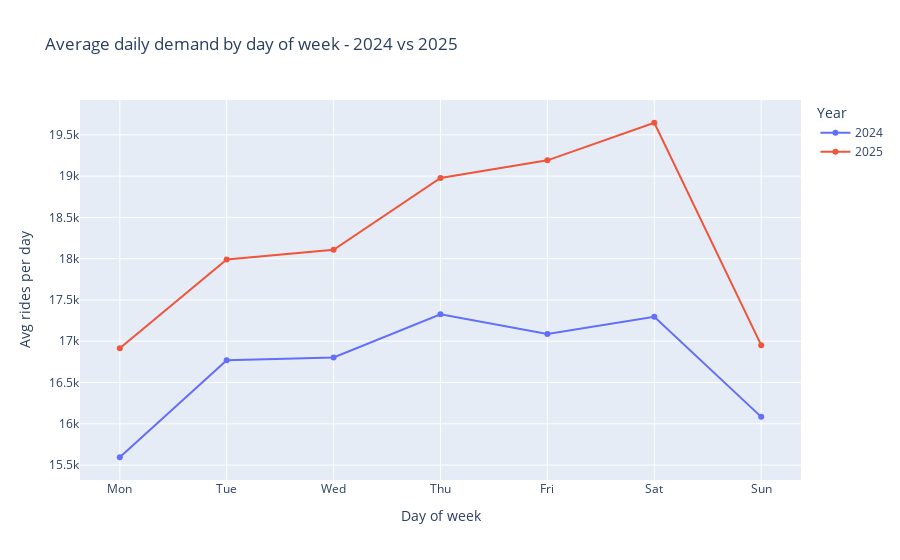

The cell this chart's notebook holds for it:
### Code cell
import plotly.express as px

# 1) daily total rides (sum of hourly y)
df_daily = (
    df_started_hourly_full
    .groupby(["year", "month", "day", "dayofweek"], as_index=False)["y"]
    .sum()
)

# 2) average daily demand by day of week
dow = (
    df_daily
    .groupby(["year", "dayofweek"], as_index=False)["y"]
    .mean()
)

# labels
dow_labels = {0:"Mon", 1:"Tue", 2:"Wed", 3:"Thu", 4:"Fri", 5:"Sat", 6:"Sun"}
dow["dow"] = dow["dayofweek"].map(dow_labels)

fig = px.line(
    dow.sort_values("dayofweek"),
    x="dow",
    y="y",
    color="year",
    markers=True,
    title="Average daily demand by day of week - 2024 vs 2025",
    labels={"dow": "Day of week", "y": "Avg rides per day", "year": "Year"}
)
fig.show()

### Figure 1 — Plotly figure (JSON) as saved in the notebook; plotly's stock layout.template omitted (floating-point values rounded to 4 significant figures)
{"data": [{"hovertemplate": "Year=2024<br>Day of week=%{x}<br>Avg rides per day=%{y}<extra></extra>", "legendgroup": "2024", "line": {"color": "#636efa", "dash": "solid"}, "marker": {"symbol": "circle"}, "mode": "lines+markers", "name": "2024", "orientation": "v", "showlegend": true, "type": "scatter", "x": ["Mon", "Tue", "Wed", "Thu", "Fri", "Sat", "Sun"], "xaxis": "x", "y": [15590.0, 16770.0, 16800.0, 17330.0, 17090.0, 17300.0, 16080.0], "yaxis": "y"}, {"hovertemplate": "Year=2025<br>Day of week=%{x}<br>Avg rides per day=%{y}<extra></extra>", "legendgroup": "2025", "line": {"color": "#EF553B", "dash": "solid"}, "marker": {"symbol": "circle"}, "mode": "lines+markers", "name": "2025", "orientation": "v", "showlegend": true, "type": "scatter", "x": ["Mon", "Tue", "Wed", "Thu", "Fri", "Sat", "Sun"], "xaxis": "x", "y": [16910.0, 17990.0, 18110.0, 18980.0, 19190.0, 19650.0, 16950.0], "yaxis": "y"}], "layout": {"legend": {"title": {"text": "Year"}, "tracegroupgap": 0}, "title": {"text": "Average daily demand by day of week - 2024 vs 2025"}, "xaxis": {"anchor": "y", "domain": [0, 1], "title": {"text": "Day of week"}}, "yaxis": {"anchor": "x", "domain": [0, 1], "title": {"text": "Avg rides per day"}}}}
